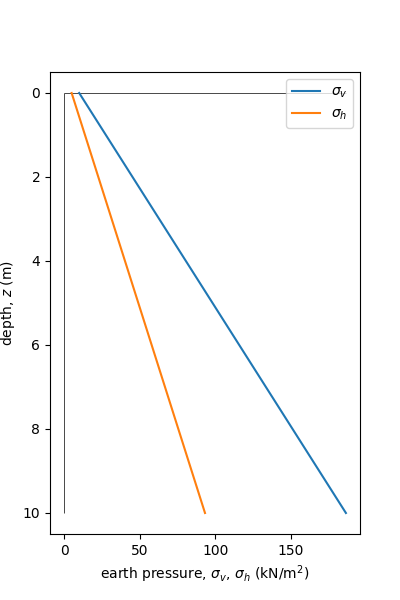

Recreate this plot in Python.
# gm_earth_press_a.py:: coded by Kinya MIURA 250428
# --------------------------------------------------------
print('*** ground stress analysis ***')
print('   *** earth pressure ***')
# --------------------------------------------------------
print('### --- section_module: importing items from modules --- ###')
from numpy import(array)

# =========================================================
print('### --- section_s: setting --- ###')
## --- section_aa: setting ground condition --- ##
zzo, thk, qqq = 0., 10., 10. * 1000
print(
    f'surface level (m); {zzo = :.2f}, '
    f'thickness (m); {thk = :.2f}, '
    f'surcharge (kN/m^2); {qqq/1000 = :.2f}' )

## --- section_sb: setting soil properties --- ##
rhot, kkk, gra = 1800., 0.5, 9.80665
print(
    f'wet density of soil (kg/m^3); {rhot = :.3f}, '
    f'earth pressure coeff.; {kkk = :.3f}, '
    f'gravity acc. (m/s^2); {gra = :.3f}' )

# =========================================================
print('### --- section_c: calculating --- ###')
zz = array([zzo, zzo+thk])  # depth (m)
sigv = qqq + (zz - zzo) * rhot * gra  # vertical stress (N/m^2)
sigh = sigv * kkk  # horizontal stress (N/m^2)

# =========================================================
print('### --- section_d: drawing --- ###')
from matplotlib import pyplot as plt

fig, ax = plt.subplots(figsize=(4,6))
ax.invert_yaxis()
ax.vlines(0, min(zz), max(zz), color='k', linewidth=.5)
ax.hlines(0, 0., max(sigv)/1000, color='k', linewidth=.5)
ax.set_xlabel('earth pressure, $\sigma_{v}$, $\sigma_{h}$ (kN/m$^2$)')
ax.set_ylabel('depth, $z$ (m)')

ax.plot(sigv/1000, zz, label='$\sigma_{v}$')
ax.plot(sigh/1000, zz, label='$\sigma_{h}$')

ax.legend()

print(': showing figure : ')
plt.show()
print(': saving figure : ')
fig.savefig('gm_earth_press_a.png')

